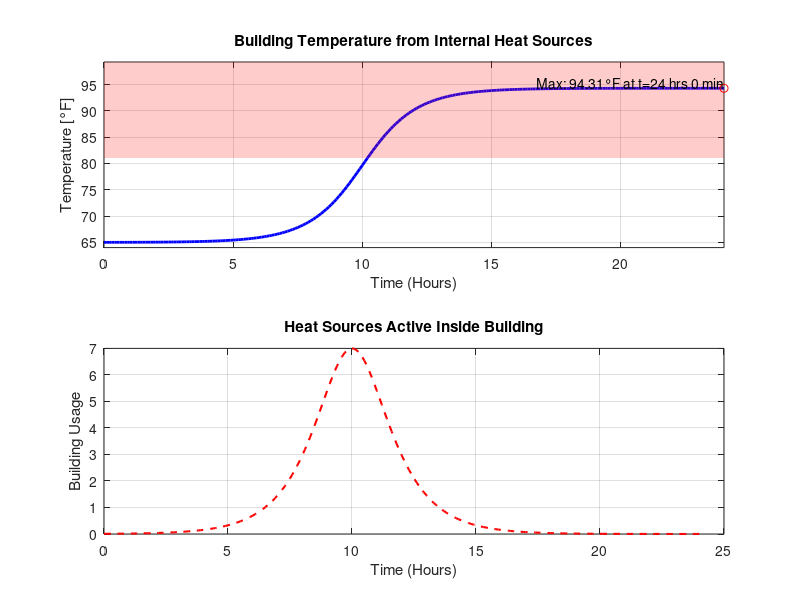

This chart was generated by the following MATLAB code:
% rk4_internal_heat.m
clc;
clear;

% Parameters
T0 = 65;                    % Initial temperature
t0 = 0;                     % Initial time
tf = 24;                    % Final time
dt = 0.1;                   % Time step
N = floor((tf - t0)/dt);    % Number of steps

% Time vector
t = t0:dt:tf;
T = zeros(1, length(t));    % Preallocate solution
T(1) = T0;                  % Initial condition

% Define internal heat source H(t)
H = @(t) 7 * sech((3/4)*(t - 10));    % Heat from people/lights/machines
%       ^^^  Change first value to modify input heat sources

% Define derivative function dT/dt
dTdt = @(t, T) H(t);          % No losses, only accumulation

% RK4 Integration
for i = 1:N
    ti = t(i);
    Ti = T(i);

    k1 = dt * dTdt(ti, Ti);
    k2 = dt * dTdt(ti + dt/2, Ti + k1/2);
    k3 = dt * dTdt(ti + dt/2, Ti + k2/2);
    k4 = dt * dTdt(ti + dt, Ti + k3);

    T(i+1) = Ti + (1/6)*(k1 + 2*k2 + 2*k3 + k4);
end

% Find and display max temperature and when it occurs
[max_T, idx_max] = max(T);      % Max value and its index
time_max_T = t(idx_max);        % Time at which max occurs

fprintf('Maximum temperature: %.2f °F\n', max_T);
fprintf('Time of maximum temperature: %.2f hours\n', time_max_T);

% Plot the result
figure;
y_max = max_T + 5; 

% Plot temperature T(t)
subplot(2, 1, 1);
plot(t, T, 'b-', 'LineWidth', 2);
xlabel('Time (Hours)');
ylabel('Temperature [°F]');
title('Building Temperature from Internal Heat Sources');
xlim([0 24]);        % Fix x-axis to 0–24 hours
ylim([min(T)-1, y_max]);  % Pad lower limit slightly for visibility
grid on;

% Add a red area to denote unsafe temps
hold on;
y_fill = 81 * ones(size(t));
y_max = max(T) + 5; 
fill([t, fliplr(t)], [y_fill, y_max * ones(size(t))], ...
     'r', 'FaceAlpha', 0.2, 'EdgeColor', 'none');
hold off;

% Add text to the graph where max temp occurs
hold on; % Keep the current plot
plot(time_max_T, max_T, 'ro'); % Mark the max temperature point
time_hours = floor(time_max_T); % Get the integer hours
time_minutes = round((time_max_T - time_hours) * 60); % Round minutes to nearest integer
text(time_max_T, max_T, sprintf('Max: %.2f°F at t=%d hrs %d min', max_T, time_hours, time_minutes), ...
    'VerticalAlignment', 'bottom', 'HorizontalAlignment', 'right');
hold off; % Release the plot

% Plot H(t) for comparison

%{
hold on;
plot(t, H(t), 'r--', 'LineWidth', 1.5);
legend('T(t)', 'H(t)');
%}

% Create a separate subplot for building usage
subplot(2, 1, 2);
plot(t, H(t), 'r--', 'LineWidth', 1.5);
xlabel('Time (Hours)');
ylabel('Building Usage');
title('Heat Sources Active Inside Building');
grid on;

% --- Helper function for sech ---
function y = sech(x)
    y = 1 ./ cosh(x);
end